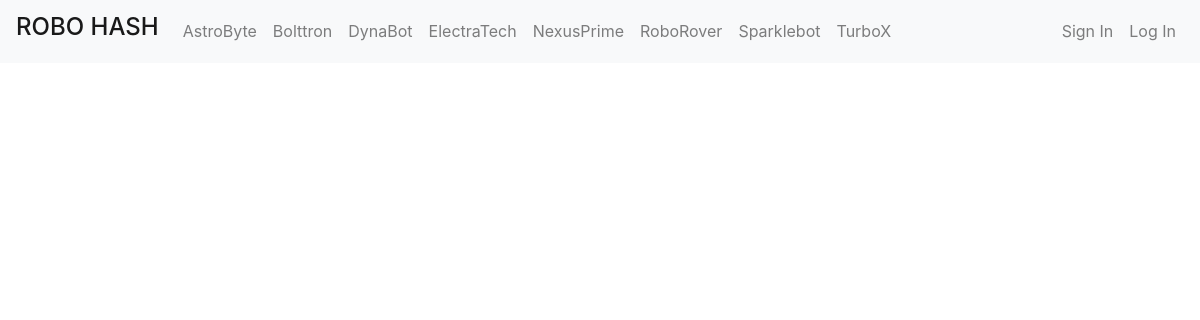
Page /OurProducts/DynaBot.php on the earlier database version.
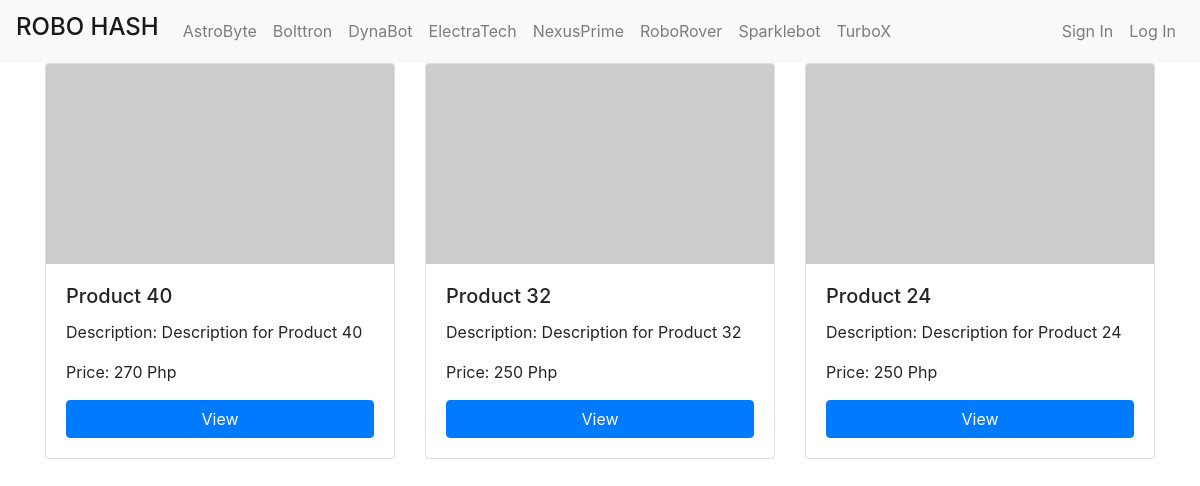
Same page on the later database version.
### tables this page shows
CREATE TABLE `products` (
  `id` int(11) NOT NULL,
  `pName` varchar(100) NOT NULL,
  `price` int(11) NOT NULL,
  `piece` int(11) NOT NULL,
  `description` text NOT NULL,
  `available` int(11) NOT NULL,
  `category` varchar(100) NOT NULL,
  `type` varchar(100) NOT NULL,
  `item` varchar(100) NOT NULL,
  `pCode` varchar(20) NOT NULL,
  `picture` text NOT NULL
);

### OurProducts/DynaBot.php (the view, shortened to what this page needs)
<?php include("../inc/connect.inc.php"); ?>
<?php
if (!isset($_SESSION['user_login'])) {
	$user = "";
} else {
	$user = $_SESSION['user_login'];
	$result = mysqli_query($con, "SELECT * FROM user WHERE id='$user'");
	$get_user_email = mysqli_fetch_assoc($result);
	$uname_db = $get_user_email['firstName'];
}
?>
<!DOCTYPE html>
<html>
<head>
	<link rel="stylesheet" type="text/css" href="./style.css">
	<link rel="stylesheet" type="text/css" href="https://stackpath.bootstrapcdn.com/bootstrap/4.5.2/css/bootstrap.min.css">
</head>
<body>
	<?php include("../components/navbar.php"); ?>
	<div class="container">
		<div class="row">
			<?php
			$getposts = mysqli_query($con, "SELECT * FROM products WHERE available >= '1' AND item = 'DynaBot' ORDER BY id DESC LIMIT 10") or die(mysqli_error($con));
			if (mysqli_num_rows($getposts)) {
				while ($row = mysqli_fetch_assoc($getposts)) {
					$id = $row['id'];
					$pName = $row['pName'];
					$price = $row['price'];
					$description = $row['description'];
					$imageUrl = "https://robohash.org/" . $id;
					echo '
						<div class="col-md-4">
							<div class="card card-container">
								<img src="' . $imageUrl . '" class="card-img-top">
								<div class="card-body">
									<h5 class="card-title">' . $pName . '</h5>
									<p class="card-text">Description: ' . $description . ' </p>
									<p class="card-text">Price: ' . $price . ' Php</p>
									<a href="view_product.php?pid=' . $id . '" class="btn btn-primary">View</a>
								</div>
							</div>
						</div>
					';
				}
			}
			?>
		</div>
	</div>
</body>
</html>

### components/navbar.php (shortened to what this page needs)
<nav class="navbar navbar-expand-lg navbar-light bg-light">
    <a class="navbar-brand" href="../index.php">
        <h4>ROBO HASH</h4>
    </a>
    <div class="collapse navbar-collapse" id="navbarNav">
        <ul class="navbar-nav">
            <?php
            $pages = array(
                "AstroByte" => "AstroByte.php",
                "Bolttron" => "Bolttron.php",
                "DynaBot" => "DynaBot.php",
                "ElectraTech" => "ElectraTech.php",
                "NexusPrime" => "NexusPrime.php",
                "RoboRover" => "RoboRover.php",
                "Sparklebot" => "Sparklebot.php",
                "TurboX" => "TurboX.php"
            );
            foreach ($pages as $name => $link) {
                $isActive = (basename($_SERVER['PHP_SELF']) == "OurProducts/" . $link) ? "active" : "";
                echo '<li class="nav-item ' . $isActive . '">';
                echo '<a class="nav-link" href="../OurProducts/' . $link . '">' . $name . '</a>';
                echo '</li>';
            }
            ?>
        </ul>
        <ul class="navbar-nav ml-auto">
            <?php
            if ($user != "") {
                echo '
						<li class="nav-item">
							<a class="nav-link" href="profile.php?uid=' . $user . '">Hi ' . $uname_db . '</a>
						</li>
						<li class="nav-item">
							<a class="nav-link" href="logout.php">Log Out</a>
						</li>
					';
            } else {
                echo '
						<li class="nav-item">
							<a class="nav-link" href="signin.php">Sign In</a>
						</li>
						<li class="nav-item">
							<a class="nav-link" href="login.php">Log In</a>
						</li>
					';
            }
            ?>
        </ul>
    </div>
</nav>

Differences in the rows shown:
added products: pName "Product 40", description "Description for Product 40", price "270"
added products: pName "Product 32", description "Description for Product 32", price "250"
added products: pName "Product 24", description "Description for Product 24", price "250"
